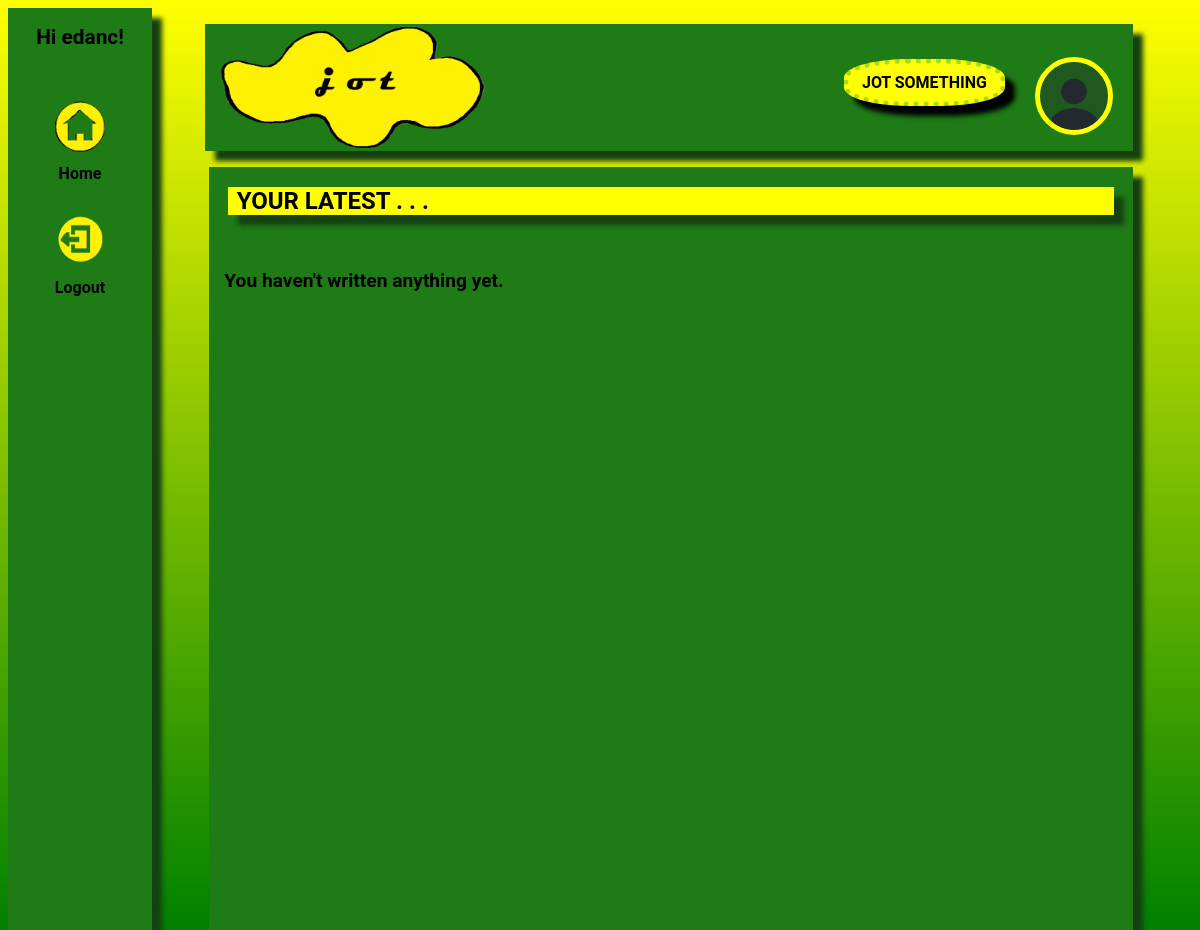
Before: / (signed in) with the older database file.
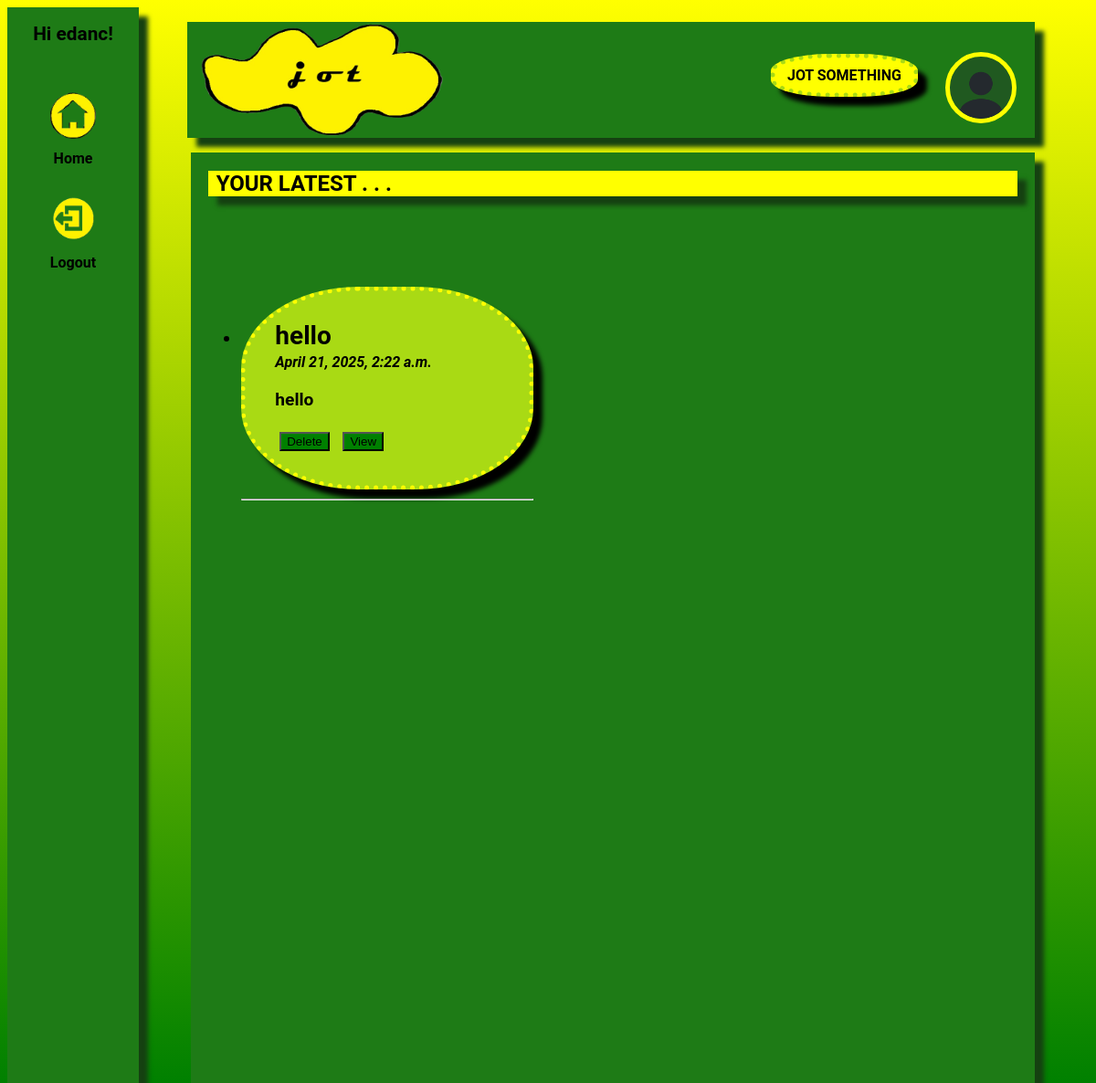
After: the same page with the newer database file.
### main/models.py (models this page shows, shortened)
class JournalEntry(models.Model):
    user = models.ForeignKey(User, on_delete=models.CASCADE)
    title = models.CharField(max_length =200)
    content = models.TextField()
    created_at = models.DateTimeField(auto_now_add=True)

### main/views.py (the view)
# urls.py: path('', include('main.urls')),
@login_required
def main(request):
    entries = JournalEntry.objects.filter(user=request.user).order_by('-created_at')
    return render(request, 'home.html', {'entries': entries})

### main/templates/home.html (shortened to what this page needs)
{% load static %}
<!doctype html>
<html lang="en">
  <head>
    <link rel="stylesheet" href="{% static 'style.css' %}?{% now 'U' %}"/>
  </head>
  <body>
    <ul class = "top">
        <li><img src ="{% static 'jot-logo.png' %}" class = "logo"> </li>
        <li style = "padding-left:15%"><a href ="{% url 'settings' %}">{% if user.profile.profile_pic %}
          <img src="{{ user.profile.profile_pic.url }}" class = "profile" alt="Profile Picture">
        {% else %}
          <img src="/media/profile_pics/profile.png" class = "profile" alt="Default Profile Picture">
        {% endif %}</li>
        <li class = "jot-button"><a href="{% url 'creation_space' %}">JOT SOMETHING</a></li>
    </ul>
    <ul class = "side">
        <li>
          {% if user.is_authenticated %}
          <h2 class="user">Hi {{ user.username }}!</h2>
        <li><a href="{% url 'main' %}"><img src ="{% static 'home-button.png' %}" class = "side-bar-images"></a></li>
        <li class="side-bar-text">Home</li>
        <form action="{% url 'logout' %}" method="post">
          <button class ="button" type="submit"><img src ="{% static 'logout.png' %}" class = "side-bar-images"></button>
        </form>
        <li class="side-bar-text">Logout</li>
          {% endif %}</li>
    </ul>
    <div class = "container">
        <div class ="header">
        <h2 class="head-title">YOUR LATEST . . .</h2>
        </div>
        <div class ="welcome">
        {% if entries %}
          <ul>
            {% for entry in entries %}
            <li>
              <div class = "entries">
              <strong class ="entry-title">{{ entry.title }}</strong><br>
                    <em class ="date">{{ entry.created_at|date:"F j, Y, g:i a" }}</em><br>
                    <p>{{ entry.content|truncatechars:25 }}</p>
                    <form method="post" action="{% url 'delete_journal' entry.id %}" style="display:inline;" onsubmit="return confirm('Are you sure you want to delete this entry?');">
                      <button class ="buttons-2" type="submit">Delete</button>
                  </form>
                  <a href="{% url 'edit_journal_page' entry.id %}">
                    <button class ="buttons-2">View</button>
                </a>
              </div>
            </li>
            <hr>
            {% endfor %}
          </ul>
        {% else %}
        <p>You haven't written anything yet.</p>
        {% endif %}
       </div>
    </div>
  </body>
</html>

Changed rows visible on the page:
added JournalEntry: title "hello", created_at "April 21, 2025, 2:22 a.m.", content "hello"
Other visible differences:
text no longer shown: "You haven't written anything yet."
